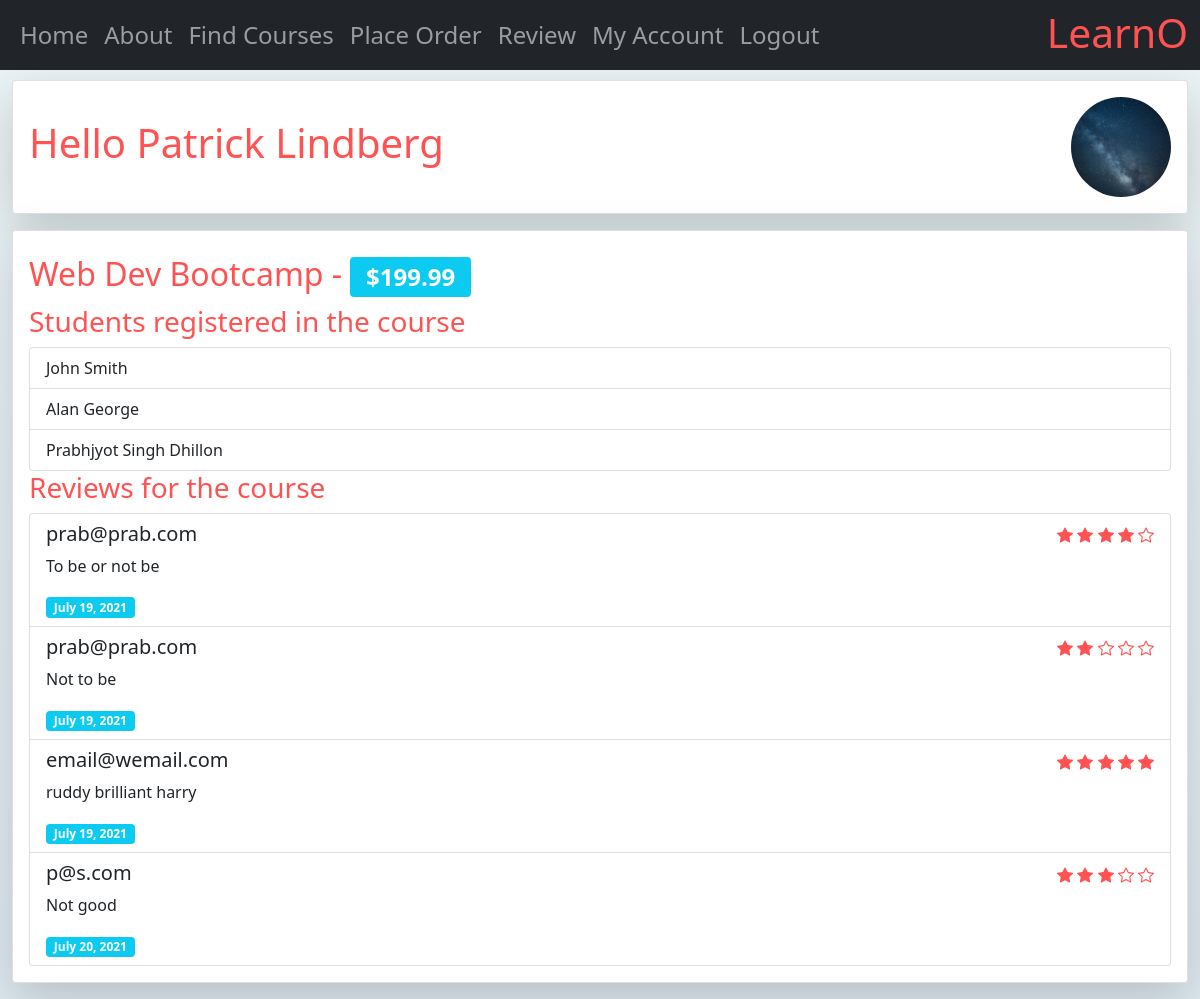
/myapp/course/8 (signed in), run on the app's committed database.
### myapp/models.py (models this page shows, shortened)
class Student(User):
    LVL_CHOICES = [
        ('HS', 'High School'),
        ('UG', 'Undergraduate'),
        ('PG', 'Postgraduate'),
        ('ND', 'No Degree'),
    ]
    level = models.CharField(choices=LVL_CHOICES, max_length=2, default='HS')
    address = models.CharField(max_length=300, blank=True)
    province = models.CharField(max_length=2, default='ON')
    registered_courses = models.ManyToManyField(Course, blank=True)
    interested_in = models.ManyToManyField(Topic)
    picture = models.ImageField(default='learn-default-profile-pic.jpg', upload_to=user_directory_path)

class Course(models.Model):
    title = models.CharField(max_length=200)
    topic = models.ForeignKey(Topic, related_name='courses', on_delete=models.CASCADE)
    price = models.DecimalField(max_digits=10, decimal_places=2)
    for_everyone = models.BooleanField(default=True)
    description = models.TextField(blank=True)
    num_reviews = models.PositiveIntegerField(default=0)

class Review(models.Model):
    reviewer = models.EmailField()
    course = models.ForeignKey(Course, on_delete=models.CASCADE)
    rating = models.PositiveIntegerField(validators=[enforce_rating])
    comments = models.TextField(blank=True)
    date = models.DateField(default=now)

### myapp/views.py (the view)
# urls.py: path(r'course/<course_id>', views.course, name='course'),
def course(request, course_id):
    course = get_object_or_404(Course, pk=course_id)
    return render(request, "myapp/course.html",
                  {"course": course, "reviews": course.review_set.all(), "students": course.student_set.all()})

### myapp/templatetags/range.py (called while the page is built)
@register.filter(name='range')
def _range(_min, args=None):
    _max, _step = None, None
    if args:
        if not isinstance(args, int):
            _max, _step = map(int, args.split(','))
        else:
            _max = args
    args = filter(None, (_min, _max, _step))
    return range(*args)

### myapp/templates/myapp/course.html (shortened to what this page needs)
{% extends 'myapp/base.html' %}
{% load range %}
{% block body_block %}
    <h2 class="mt-2">{{ course.title }} - <span class="badge bg-info">${{ course.price }}</span></h2>
    {% if students %}
        <h3>Students registered in the course</h3>
        <ol class="list-group">
            {% for student in students %}
                <li class="list-group-item">{{ student.first_name }} {{ student.last_name }}</li>
            {% endfor %}
        </ol>
    {% else %}
        <div class="alert alert-warning" role="alert">
            No students registered yet!
        </div>
    {% endif %}
    {% if reviews %}
        <h3>Reviews for the course</h3>
        <ol class="list-group">
            {% for review in reviews %}
                <li class="list-group-item">
                    <div class="d-flex w-100 justify-content-between">
                        <h5 class="mb-1">{{ review.reviewer }}</h5>
                        <span class="ms-4">
                        </span>
                    </div>
                    <p class="mb-1">{{ review.comments|default:"No comments given."|linebreaks }}</p>
                    <span class="badge bg-info">{{ review.date }}</span>
                </li>
            {% endfor %}
        </ol>
    {% else %}
        <div class="alert alert-warning" role="alert">
            No reviews yet! <a href="{% url "myapp:review" %}" class="alert-link">Add a review</a>.
        </div>
    {% endif %}
{% endblock %}

### myapp/templates/myapp/base.html (shortened to what this page needs)
<!DOCTYPE html>
{% load static %}
<html lang="en">
<head>
    <link rel="stylesheet" type="text/css" href="{% static 'myapp/main.css' %}"/>
    <link href="https://cdn.jsdelivr.net/npm/bootstrap@5.0.2/dist/css/bootstrap.min.css" rel="stylesheet"
>
</head>
<body>
<nav class="navbar fixed-top navbar-expand-lg navbar-dark bg-dark">
    <div class="container-fluid">
        <div class="collapse navbar-collapse" id="navbarNav">
            <ul class="navbar-nav">
                <li class="nav-item"><a
                        class="nav-link {% if request.resolver_match.url_name == "index" %} active {% endif %}"
                        href="{% url 'myapp:index' %}">Home</a></li>
                <li class="nav-item"><a
                        class="nav-link {% if request.resolver_match.url_name == "about" %} active {% endif %}"
                        href="{% url 'myapp:about' %}">About</a></li>
                <li class="nav-item"><a
                        class="nav-link {% if request.resolver_match.url_name == "find_courses" %} active {% endif %}"
                        href="{% url 'myapp:find_courses' %}">Find Courses</a>
                </li>
                <li class="nav-item"><a
                        class="nav-link {% if request.resolver_match.url_name == "place_order" %} active {% endif %}"
                        href="{% url 'myapp:place_order' %}">Place Order</a>
                </li>
                <li class="nav-item"><a
                        class="nav-link {% if request.resolver_match.url_name == "review" %} active {% endif %}"
                        href="{% url 'myapp:review' %}">Review</a>
                </li>
                {% if user.is_authenticated %}
                    <li class="nav-item"><a
                            class="nav-link {% if request.resolver_match.url_name == "myaccount" %} active {% endif %}"
                            href="{% url 'myapp:myaccount' %}">My Account</a></li>
                {% endif %}
                {% if user.is_authenticated %}
                    <li class="nav-item"><a class="nav-link" href="{% url 'myapp:logout' %}">Logout</a></li>
                {% endif %}
            </ul>
        </div>
        <span class="navbar-brand h1">LearnO</span>
    </div>
</nav>
<div class="container-fluid container-main d-flex align-items-center justify-content-center mb-3 rounded-circle">
    <div class="col-12 d-flex flex-column justify-content-center">
        <div class="card col-12 shadow-lg mb-3">
            <div class="card-body d-flex flex-column align-items-center justify-content-between">
                <div class="w-100 d-flex align-items-center justify-content-between">
                    <span class="greeting-text h1">
                    {% block myhdg %}
                        Hello
                        {{ user.get_full_name|default:"User" }}
                    {% endblock %}
                    </span>
                    {% if user.is_authenticated %}
                        <img class="avatar" src="{{ user.student.picture.url }}"
                             alt="{{ user.get_full_name|default:"User" }}'s profile photo"/>
                    {% endif %}
                </div>
            </div>
        </div>
        <div class="card col-12 shadow-lg">
            <div class="card-body">
                {% block body_block %}  {% endblock %}
            </div>
        </div>
    </div>
</div>
</body>
</html>

### myapp/static/myapp/main.css (style rules this page uses)
html { background: linear-gradient(#ebf4f5, #b5c6e0); background-size: cover; background-size: 400% 400%; animation: AnimationName 1s ease infinite; min-height: 100vh; }
body { background: transparent !important; }
.container-main { margin-top: 80px; }
.navbar { font-size: 1.5em; }
.navbar-nav { margin-right: auto !important; }
.navbar-brand { font-size: 1.7em!important; margin: 0 !important; padding-top: 0 !important; color: #FF5252 !important; }
.greeting-text { color: #FF5252 !important; }
.avatar { vertical-align: middle; width: 100px; height: 100px; border-radius: 50%; object-fit: cover; }
h1, h2, h3 { color: #FF5252; }
.bi-star-fill, .bi-star { color: #FF5252 !important; }

### data on the page
Course: title "Web Dev Bootcamp", price "199.99"
Student: first_name "John", last_name "Smith"
Student: first_name "Alan", last_name "George"
Student: first_name "Prabhjyot Singh", last_name "Dhillon"
Review: reviewer "prab@prab.com", rating 4 (drawn), comments "To be or not be", date "July 19, 2021"
Review: reviewer "prab@prab.com", rating 2 (drawn), comments "Not to be", date "July 19, 2021"
Review: reviewer "email@wemail.com", rating 5 (drawn), comments "ruddy brilliant harry", date "July 19, 2021"
Review: reviewer "p@s.com", rating 3 (drawn), comments "Not good", date "July 20, 2021"

### other printed values
{{ user.get_full_name|default:"User" }} "Patrick Lindberg"
